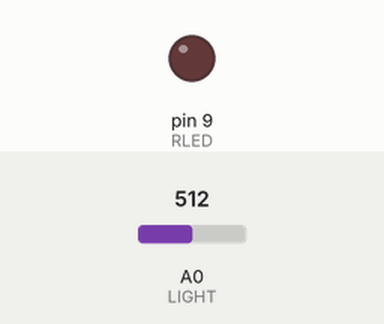
Simulated run of this sketch. Board: Arduino Uno, built with avr-gcc and run on an emulated ATmega328P. Parts: output pins drawn as LEDs (lit = HIGH). The test bench sets the inputs (shaded band); at power-on: A0 (LIGHT) = 512. What the sketch prints to the serial monitor is not drawn.

Above: at 1.2 s.
1.3 s: A0 (LIGHT) set to 230
At 2.5 s:
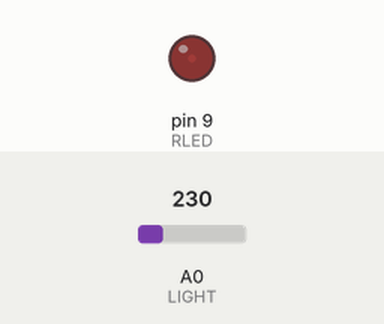
2.8 s: A0 (LIGHT) set to 122
At 3.9 s:
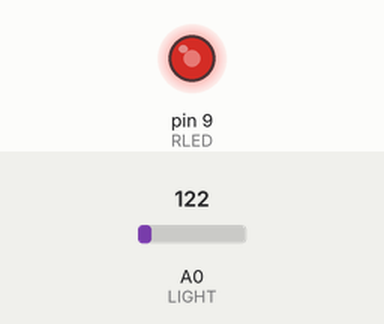
4.3 s: A0 (LIGHT) set to 40
At 4.9 s:
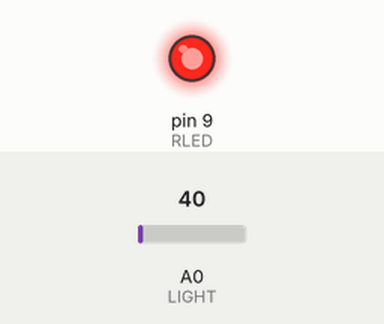
Timing chart, 0 to 7.3 s (numbered marks = the images above; inputs shaded):
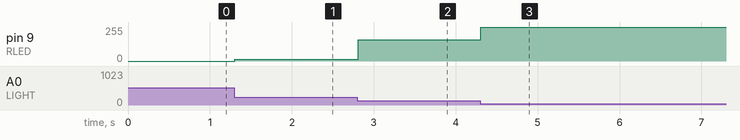

The sketch:

Photo_resistor.ino
```cpp
//Automatic Nightlight
const int RLED=9; //Red LED on pin 9 (PWM)
const int LIGHT=A0; //Lght Sensor on analog pin 0
const int MIN_LIGHT=50; //Minimum expected light value
const int MAX_LIGHT=240; //Maximum Expected Light value
int val = 0; //variable to hold the analog reading
void setup()
{
  pinMode(RLED, OUTPUT); //Set LED pin as output
  pinMode(LIGHT, INPUT);
  Serial.begin(9600);
}
void loop()
{
  val = analogRead(LIGHT); //Read the light sensor
  Serial.println(val);
  val = map(val, MIN_LIGHT, MAX_LIGHT, 255, 0);//Map the light reading
  val = constrain(val, 0, 255); //Constrain light value
  analogWrite(RLED, val); //Control the LED
}
```

Measured:
- after the input at 1.3 s, pin 9 (RLED): 0/255 → 14/255 at once
- after the input at 2.8 s, pin 9 (RLED): 14/255 → 159/255 at once
- after the input at 4.3 s, pin 9 (RLED): 159/255 → 255/255 at once
